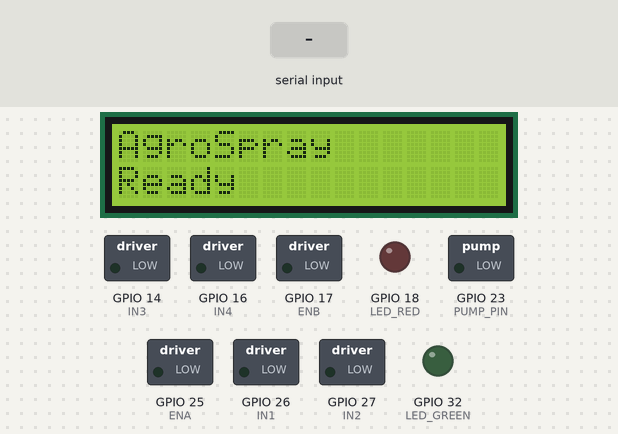
A sketch run on a simulated ESP32. Shown: 16×2 character LCD, switched loads named in the sketch (green lamp = pin HIGH), output pins drawn as LEDs (lit = HIGH). The inputs (shaded band) are chosen by the test bench. What the sketch prints to the serial monitor is not drawn.

Above: at 1.7 s.
1.8 s: "ACT,,45\n" received over Serial
At 3.3 s:
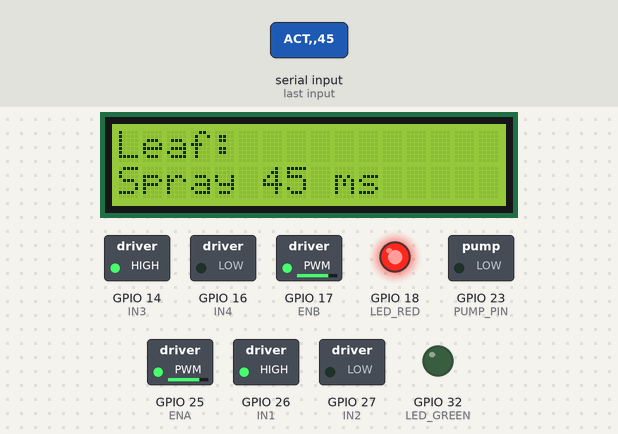
At 4.5 s:
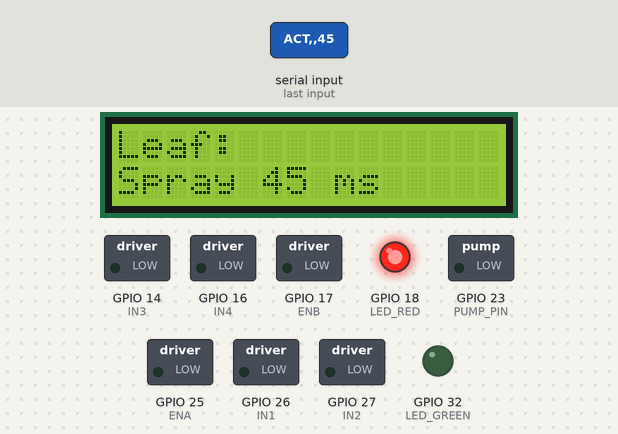
4.8 s: "STOP\n" received over Serial
At 5.9 s:
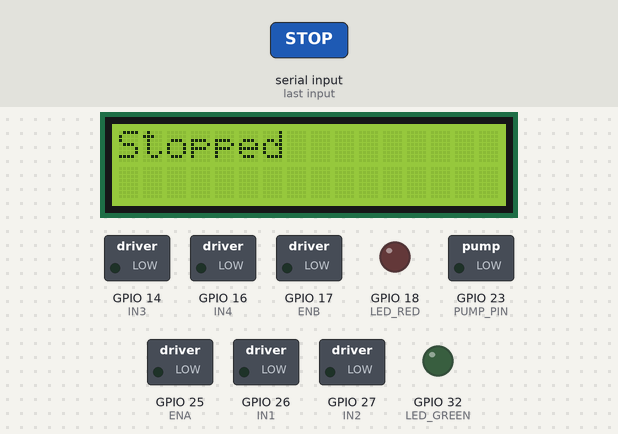
Timing chart, 0 to 7.8 s (numbered marks = the images above; inputs shaded):
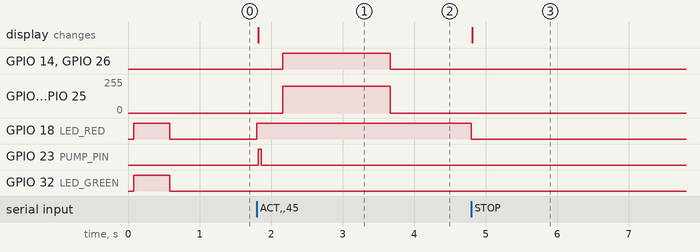

Measured:
- after the input at 1.8 s, GPIO 14 (IN3), GPIO 26 (IN1): LOW → HIGH after 0.37 s, → LOW 1.5 s later; GPIO 17 (ENB), GPIO 25 (ENA): 0/255 → 199/255 after 0.37 s, → 0/255 1.5 s later; GPIO 18 (LED_RED): LOW → HIGH at once; GPIO 23 (PUMP_PIN): LOW → HIGH at once, → LOW 0.05 s later; the display: changes at once (image 1)
- after the input at 4.8 s, GPIO 18 (LED_RED): HIGH → LOW at once; the display: changes at once (image 3)

The sketch:

esp32_controller.ino
```cpp
/*
  AgroSpray - ESP32 low-level controller
  Receives from the Raspberry Pi over USB serial (115200):
      PING                      -> replies PONG
      ACT,<STATE>,<spray_ms>    -> shows status, sprays, drives forward, replies DONE
      STOP                      -> motors and pump off
  STATE: HEALTHY | MILD | MODERATE | SEVERE | DEAD | NOLEAF

  Library needed: "LiquidCrystal I2C" by Frank de Brabander (Library Manager)
  Board: "ESP32 Dev Module"
*/
#include <Wire.h>
#include <LiquidCrystal_I2C.h>

// ---------------- Pins (avoid GPIO 12: boot strapping pin) ----------------
const int ENA = 25, IN1 = 26, IN2 = 27;     // L298N left motor
const int ENB = 17, IN3 = 14, IN4 = 16;     // L298N right motor
const int PUMP_PIN = 23;                    // MOSFET / relay module for the sprayer pump
const int LED_GREEN = 32;
const int LED_RED = 18;
// LCD I2C: SDA = 21, SCL = 22, address 0x27 (try 0x3F if blank)

// ---------------- Settings ----------------
const bool PUMP_ACTIVE_HIGH = true;         // set false for active-LOW relay modules
const uint8_t DRIVE_PWM = 200;              // 0-255 motor speed
const uint32_t MOVE_MS = 1500;              // forward travel between plants (calibrate)
const uint32_t MAX_SPRAY_MS = 4000;         // hard safety cap on pump time per stop

LiquidCrystal_I2C lcd(0x27, 16, 2);

// ---------------- PWM (works on ESP32 Arduino core 2.x and 3.x) ----------------
void pwmInit() {
#if ESP_ARDUINO_VERSION_MAJOR >= 3
  ledcAttach(ENA, 1000, 8);
  ledcAttach(ENB, 1000, 8);
#else
  ledcSetup(0, 1000, 8); ledcAttachPin(ENA, 0);
  ledcSetup(1, 1000, 8); ledcAttachPin(ENB, 1);
#endif
}

void setSpeed(uint8_t duty) {
#if ESP_ARDUINO_VERSION_MAJOR >= 3
  ledcWrite(ENA, duty);
  ledcWrite(ENB, duty);
#else
  ledcWrite(0, duty);
  ledcWrite(1, duty);
#endif
}

// ---------------- Actuators ----------------
void pump(bool on) { digitalWrite(PUMP_PIN, (on == PUMP_ACTIVE_HIGH) ? HIGH : LOW); }

void stopMotors() {
  setSpeed(0);
  digitalWrite(IN1, LOW); digitalWrite(IN2, LOW);
  digitalWrite(IN3, LOW); digitalWrite(IN4, LOW);
}

void forward() {
  digitalWrite(IN1, HIGH); digitalWrite(IN2, LOW);
  digitalWrite(IN3, HIGH); digitalWrite(IN4, LOW);
  setSpeed(DRIVE_PWM);
}

void leds(bool green, bool red) {
  digitalWrite(LED_GREEN, green);
  digitalWrite(LED_RED, red);
}

void show(const String &l1, const String &l2) {
  lcd.clear();
  lcd.setCursor(0, 0); lcd.print(l1);
  lcd.setCursor(0, 1); lcd.print(l2);
}

// ---------------- One full stop: show -> spray -> move ----------------
void handleAct(const String &state, uint32_t sprayMs) {
  if (sprayMs > MAX_SPRAY_MS) sprayMs = MAX_SPRAY_MS;

  if (state == "HEALTHY") {
    leds(true, false);  show("Leaf: HEALTHY", "No spray");
  } else if (state == "DEAD") {
    leds(false, true);  show("Crop: DEAD", "Skipped");
  } else if (state == "NOLEAF") {
    leds(false, false); show("No leaf found", "Moving on");
  } else {                                     // MILD / MODERATE / SEVERE
    leds(false, true);
    show("Leaf: " + state, "Spray " + String(sprayMs) + " ms");
    if (sprayMs > 0) {
      pump(true);
      delay(sprayMs);
      pump(false);
    }
  }
  delay(300);

  forward();
  delay(MOVE_MS);
  stopMotors();
}

// ---------------- Setup / loop ----------------
void setup() {
  Serial.begin(115200);
  Serial.setTimeout(200);

  pinMode(IN1, OUTPUT); pinMode(IN2, OUTPUT);
  pinMode(IN3, OUTPUT); pinMode(IN4, OUTPUT);
  pinMode(PUMP_PIN, OUTPUT);
  pinMode(LED_GREEN, OUTPUT); pinMode(LED_RED, OUTPUT);
  pwmInit();
  stopMotors();
  pump(false);

  Wire.begin(21, 22);
  lcd.init();
  lcd.backlight();
  show("AgroSpray", "Ready");
  leds(true, true); delay(500); leds(false, false);
}

void loop() {
  if (!Serial.available()) return;
  String line = Serial.readStringUntil('\n');
  line.trim();
  if (line.length() == 0) return;

  if (line == "PING") {
    Serial.println("PONG");
  } else if (line == "STOP") {
    pump(false);
    stopMotors();
    leds(false, false);
    show("Stopped", "");
  } else if (line.startsWith("ACT,")) {
    int c1 = line.indexOf(',', 4);
    if (c1 < 0) { Serial.println("ERR"); return; }
    String state = line.substring(4, c1);
    uint32_t ms = (uint32_t) line.substring(c1 + 1).toInt();
    handleAct(state, ms);
    Serial.println("DONE");
  } else {
    Serial.println("ERR");
  }
}
```
